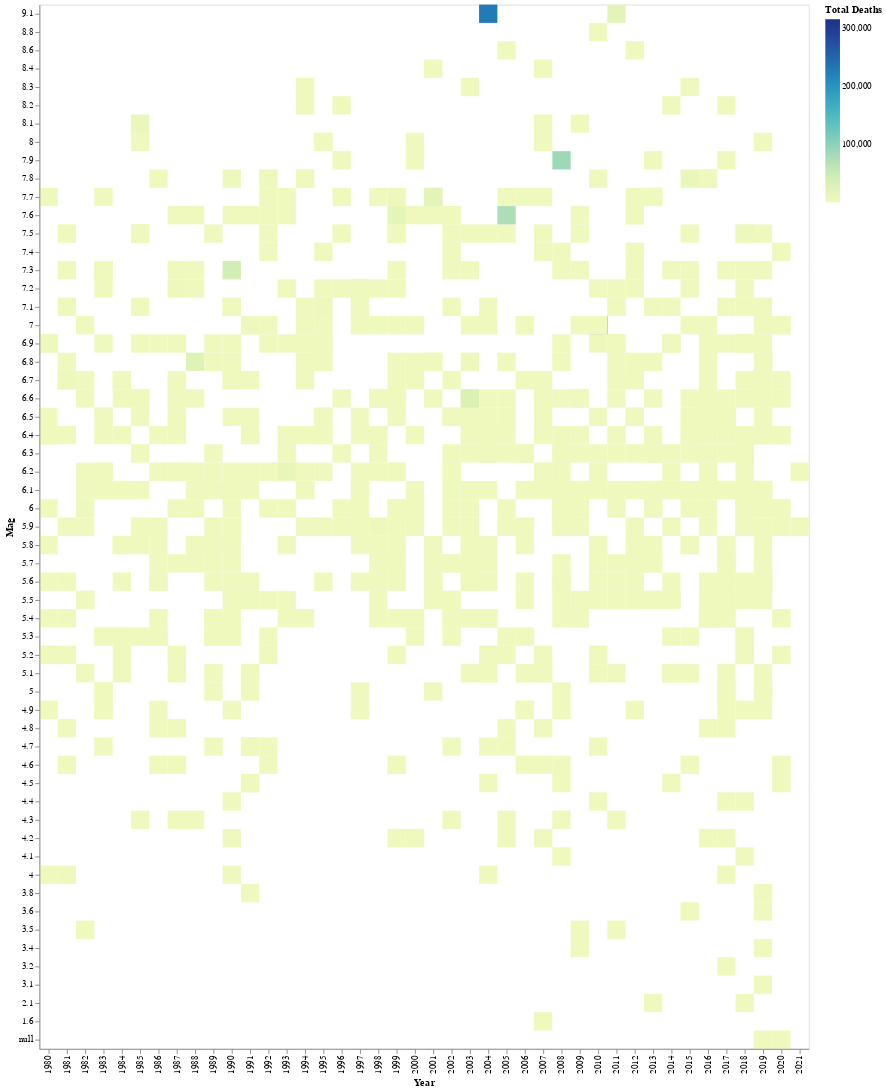

The cell this chart's notebook holds for it:
### Markdown cell above
## The First plot for Hypothesis 1
- We noticed that the chart was very large and somewhat sparse. It is hard to view the whole plot in one window.
- We decided to plot another correlation heatmap. We were surprised to see that magnitude is very negatively related to total missing. This means that higher magnitude earthquakes generally have lower numbers of missing in the data. We think this is likely due to skewed data with many outliers. 
- We found that two earthquakes that occured in 2004 and 2010 we major outliers with far more deaths than the rest of the quakes

### Code cell
# First chart
alt.Chart(data_h1).mark_rect().encode(
    x='Year:N',
    y=alt.Y('Mag:N', scale=alt.Scale(reverse=True)),
    color='Total Deaths:Q'
)

### Figure 1 — Vega-Lite specification as saved in the notebook (floating-point values rounded to 4 significant figures; data arrays with more than 128 entries replaced by an {"elided": "..."} marker saying what was removed)
{"config": {"view": {"continuousWidth": 400, "continuousHeight": 300}}, "data": {"name": "data-73a8115b734797f758b490f5a7a8af6b"}, "mark": "rect", "encoding": {"color": {"type": "quantitative", "field": "Total Deaths"}, "x": {"type": "nominal", "field": "Year"}, "y": {"type": "nominal", "field": "Mag", "scale": {"reverse": true}}}, "$schema": "https://vega.github.io/schema/vega-lite/v4.8.1.json", "datasets": {"data-73a8115b734797f758b490f5a7a8af6b": {"elided": "814 records"}}}
